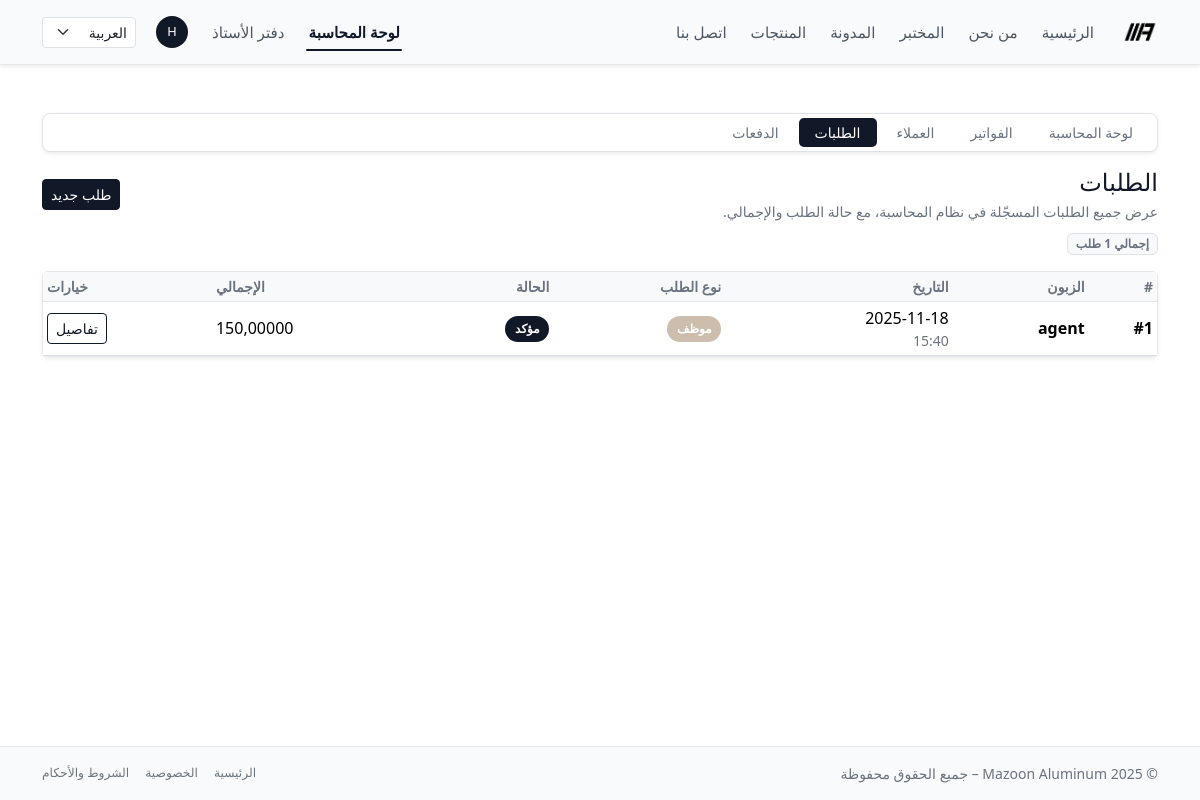
The page /ar/accounting/orders/ (signed in) on the database as committed earlier.
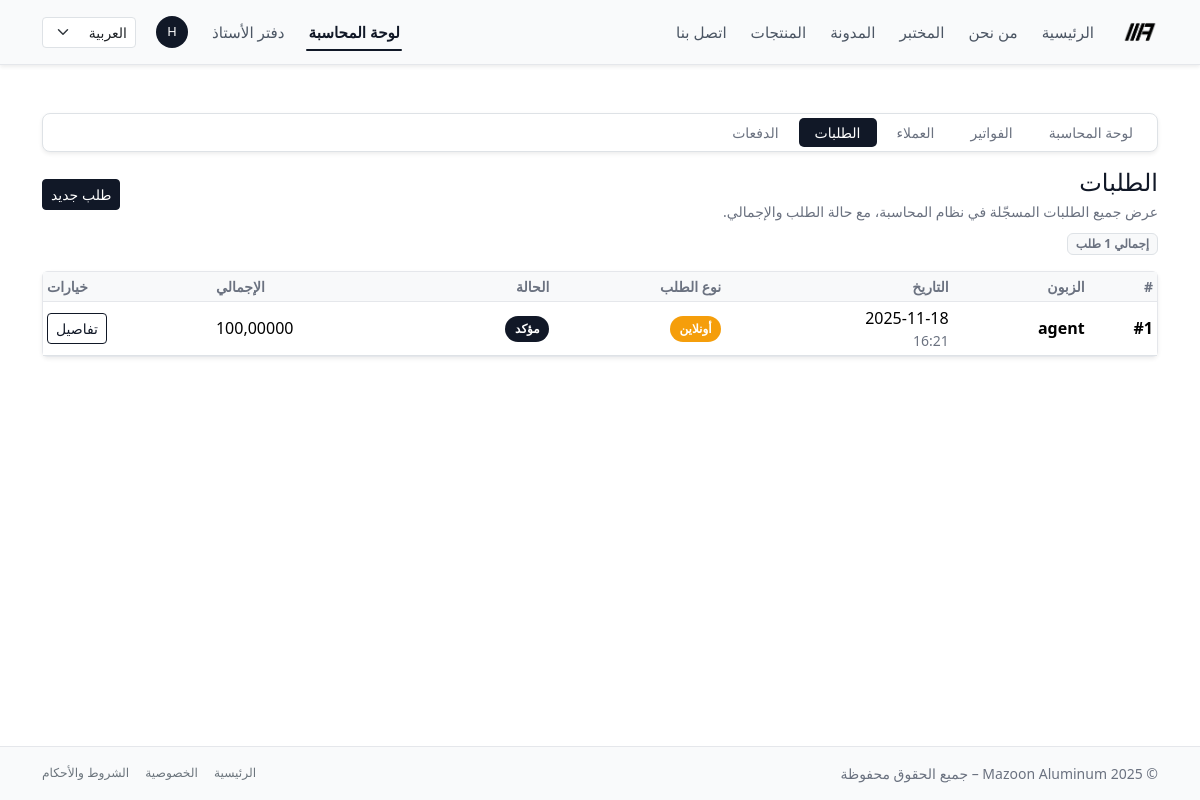
The same page on the database as committed later.
### accounting/models.py (models this page shows, shortened)
class Order(models.Model):
    STATUS_DRAFT = "draft"
    STATUS_PENDING = "pending"      # طلب أونلاين ينتظر تأكيد موظف
    STATUS_CONFIRMED = "confirmed"  # تم التأكيد
    STATUS_CANCELLED = "cancelled"
    STATUS_CHOICES = [
        (STATUS_DRAFT, "مسودة"),
        (STATUS_PENDING, "بانتظار التأكيد"),
        (STATUS_CONFIRMED, "مؤكد"),
        (STATUS_CANCELLED, "ملغي"),
    ]
    customer = models.ForeignKey(
        Customer,
        on_delete=models.PROTECT,
        related_name="orders",
        verbose_name="الزبون",
    )
    created_by = models.ForeignKey(
        settings.AUTH_USER_MODEL,
        on_delete=models.SET_NULL,
        null=True,
        blank=True,
        related_name="orders_created",
        verbose_name="تم إدخاله بواسطة",
    )
    invoice = models.OneToOneField(
        "Invoice",
        on_delete=models.SET_NULL,
        null=True,
        blank=True,
        related_name="order",
        verbose_name="الفاتورة الناتجة",
    )
    status = models.CharField(
        max_length=20,
        choices=STATUS_CHOICES,
        default=STATUS_PENDING,
    )
    is_online = models.BooleanField(
        default=False,
        help_text="صحيح إذا كان الطلب تم من بوابة الزبون.",
    )
    created_at = models.DateTimeField(auto_now_add=True)
    confirmed_by = models.ForeignKey(
        settings.AUTH_USER_MODEL,
        on_delete=models.PROTECT,
        null=True,
        blank=True,
        related_name="confirmed_orders",
        verbose_name="تم تأكيده بواسطة",
    )
    confirmed_at = models.DateTimeField(null=True, blank=True)
    notes = models.TextField(blank=True, verbose_name="ملاحظات داخلية")
    class Meta:
        ordering = ("-created_at", "id")
    @property
    def total_amount(self) -> Decimal:
        return sum((item.subtotal for item in self.items.all()), Decimal("0"))
    @property
    def status_badge(self) -> str:
        mapping = {
            self.STATUS_DRAFT: "badge-mazoon badge-draft",
            self.STATUS_PENDING: "badge-mazoon badge-pending",
            self.STATUS_CONFIRMED: "badge-mazoon badge-confirmed",
            self.STATUS_CANCELLED: "badge-mazoon badge-cancelled",
        }
        return mapping.get(self.status, "badge-mazoon badge-draft")
    @property
    def type_label(self) -> str:
        return _("أونلاين") if self.is_online else _("موظف")
    @property
    def type_badge(self) -> str:
        if self.is_online:
            return "badge-mazoon badge-online"
        return "badge-mazoon badge-staff"

class OrderItem(models.Model):
    order = models.ForeignKey(
        Order,
        on_delete=models.CASCADE,
        related_name="items",
        verbose_name="الطلب",
    )
    product = models.ForeignKey(
        "website.Product",
        on_delete=models.PROTECT,
        verbose_name="المنتج",
        null=True,
        blank=True,
    )
    description = models.CharField(
        max_length=255,
        blank=True,
        default="",
        verbose_name="الوصف",
    )
    quantity = models.DecimalField(max_digits=10, decimal_places=2, default=1)
    unit_price = models.DecimalField(max_digits=10, decimal_places=3)
    @property
    def subtotal(self) -> Decimal:
        return self.quantity * self.unit_price

class Customer(models.Model):
    user = models.OneToOneField(
        settings.AUTH_USER_MODEL,
        on_delete=models.SET_NULL,
        null=True,
        blank=True,
        related_name="customer_profile",
        help_text="Optional: link to a Django user for portal access.",
    )
    name = models.CharField(max_length=255)
    phone = models.CharField(max_length=50, blank=True)
    email = models.EmailField(blank=True)
    company_name = models.CharField(max_length=255, blank=True)
    tax_number = models.CharField(
        max_length=50,
        blank=True,
        help_text="Optional: VAT / Tax ID if applicable.",
    )
    address = models.TextField(blank=True)
    created_at = models.DateTimeField(auto_now_add=True)
    class Meta:
        ordering = ("name", "id")

### accounting/views.py (the view)
# urls.py: path("orders/", views.OrderListView.as_view(), name="order_list"),
@method_decorator(accounting_staff_required, name="dispatch")
class OrderListView(AccountingSectionMixin, ListView):
    section = "orders"
    model = Order
    template_name = "accounting/orders/order_list.html"
    context_object_name = "orders"
    paginate_by = 20
    def get_queryset(self):
        return (
            Order.objects
            .select_related("customer", "created_by", "confirmed_by")
            .prefetch_related("items__product")
            .order_by("-created_at", "id")
        )

### accounting/views.py (called while the page is built)
def is_accounting_staff(user):
    return (
        user.is_authenticated
        and user.is_active
        and user.groups.filter(name="accounting_staff").exists()
    )

    def get_context_data(self, **kwargs):
        ctx = super().get_context_data(**kwargs)
        ctx["accounting_section"] = self.section
        return ctx

### templates/accounting/orders/order_list.html (shortened to what this page needs)
{% extends "base.html" %}
{% load i18n %}
{% block content %}
<div class="py-4">
  {% include "accounting/_nav.html" %}
  <div class="d-flex flex-wrap justify-content-between align-items-center mb-2 gap-2">
    <div>
      <h1 class="h4 mb-1">
        {% trans "الطلبات" %}
      </h1>
      <p class="text-muted small mb-0">
      </p>
    </div>
    <div class="d-flex align-items-center gap-2">
      <a href="{% url 'accounting:order_create' %}" class="btn btn-primary btn-sm">
        {% trans "طلب جديد" %}
      </a>
    </div>
  </div>
  <div class="mb-3">
    <span class="badge bg-light text-muted border">
    </span>
  </div>
  <div class="card border-0 shadow-sm">
    <div class="card-body p-0">
      <div class="table-responsive">
        <table class="table table-sm mb-0 align-middle">
          <thead class="table-light">
            <tr>
              <th class="text-muted small">{% trans "#" %}</th>
              <th class="text-muted small">{% trans "الزبون" %}</th>
              <th class="text-muted small">{% trans "التاريخ" %}</th>
              <th class="text-muted small">{% trans "نوع الطلب" %}</th>
              <th class="text-muted small">{% trans "الحالة" %}</th>
              <th class="text-muted small text-end">{% trans "الإجمالي" %}</th>
              <th class="text-muted small text-end">{% trans "خيارات" %}</th>
            </tr>
          </thead>
          <tbody>
          {% for order in orders %}
            <tr>
              <td class="fw-semibold text-nowrap">#{{ order.id }}</td>
              <td>
                <div class="fw-semibold">{{ order.customer.name }}</div>
              </td>
              <td class="text-nowrap">
                {{ order.created_at|date:"Y-m-d" }}
                <div class="text-muted small">{{ order.created_at|date:"H:i" }}</div>
              </td>
              <td>
                <span class="{{ order.type_badge }}">
                  {{ order.type_label }}
                </span>
              </td>
              <td>
                <span class="{{ order.status_badge }}">
                  {{ order.get_status_display }}
                </span>
              </td>
              <td class="text-nowrap text-end">
                {{ order.total_amount }}
              </td>
              <td class="text-end">
                <a href="{% url 'accounting:order_detail' order.pk %}" class="btn btn-sm btn-outline-primary">
                  {% trans "تفاصيل" %}
                </a>
              </td>
            </tr>
          {% empty %}
            <tr>
              <td colspan="7" class="text-center text-muted py-4">
                {% trans "لا توجد طلبات حتى الآن." %}
              </td>
            </tr>
          {% endfor %}
          </tbody>
        </table>
      </div>
    </div>
  </div>
</div>
{% endblock %}

Rows that differ between the two databases and show on the page:
changed Order "مؤكد": created_at "15:40" → "16:21"; is_online False → True (drawn); type_label "موظف" → "أونلاين"; total_amount "150,00000" → "100,00000"
